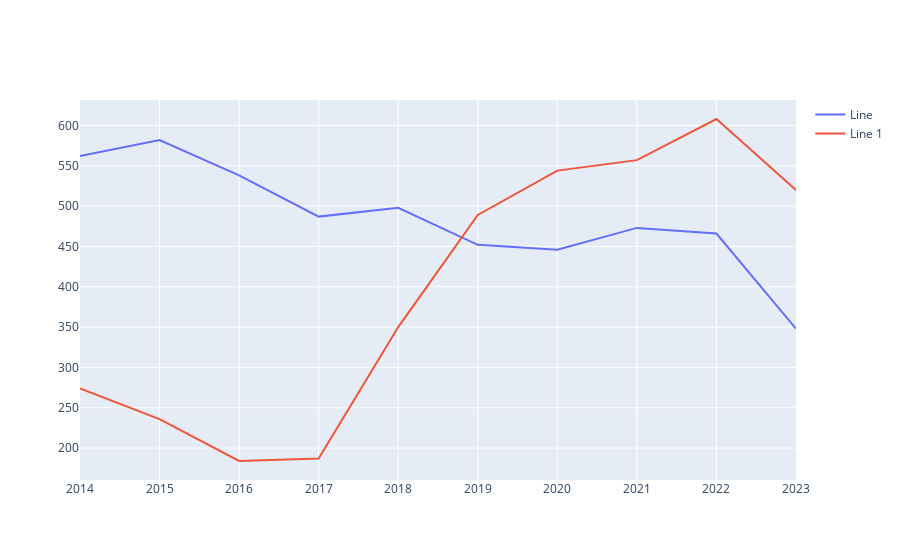

Write notebook code for a chart like this one.
### Code cell
trace = go.Scatter(x=years_df['Application year'],
                    y=years_df['Number of applicants'],
                    mode='lines',
                    name='Line')

trace1 = go.Scatter(x=years_df1['Application year'],
                    y=years_df1['Number of applicants'],
                    mode='lines',
                    name='Line 1')

fig = go.Figure()
fig.add_trace(trace)
fig.add_trace(trace1)

### Figure 1 — Plotly figure (JSON) as saved in the notebook; plotly's stock layout.template omitted (floating-point values rounded to 4 significant figures)
{"data": [{"mode": "lines", "name": "Line", "type": "scatter", "x": ["2014", "2015", "2016", "2017", "2018", "2019", "2020", "2021", "2022", "2023"], "y": [562, 582, 538, 487, 498, 452, 446, 473, 466, 348]}, {"mode": "lines", "name": "Line 1", "type": "scatter", "x": [2014, 2015, 2016, 2017, 2018, 2019, 2020, 2021, 2022, 2023], "y": [274, 236, 184, 187, 350, 489, 544, 557, 608, 520]}], "layout": {}}
